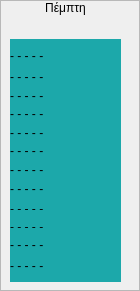
         <widget class="QFrame" name="thursday_fm">
          <property name="styleSheet">
           <string notr="true"/>
          </property>
          <property name="frameShape">
           <enum>QFrame::StyledPanel</enum>
          </property>
          <property name="frameShadow">
           <enum>QFrame::Raised</enum>
          </property>
          <widget class="QLabel" name="label_18">
           <property name="geometry">
            <rect>
             <x>0</x>
             <y>0</y>
             <width>131</width>
             <height>16</height>
            </rect>
           </property>
           <property name="layoutDirection">
            <enum>Qt::RightToLeft</enum>
           </property>
           <property name="styleSheet">
            <string notr="true">color: &quot;#D9B08C&quot;;</string>
           </property>
           <property name="text">
            <string>Πέμπτη</string>
           </property>
           <property name="alignment">
            <set>Qt::AlignCenter</set>
           </property>
          </widget>
          <widget class="QLabel" name="thursday_1830">
           <property name="geometry">
            <rect>
             <x>10</x>
             <y>134</y>
             <width>111</width>
             <height>33</height>
            </rect>
           </property>
           <property name="styleSheet">
            <string notr="true">background-color: rgb(28, 168, 170);</string>
           </property>
           <property name="text">
            <string>- - - - -</string>
           </property>
           <property name="wordWrap">
            <bool>true</bool>
           </property>
          </widget>
          <widget class="QLabel" name="thursday_1600">
           <property name="geometry">
            <rect>
             <x>10</x>
             <y>39</y>
             <width>111</width>
             <height>33</height>
            </rect>
           </property>
           <property name="styleSheet">
            <string notr="true">background-color: rgb(28, 168, 170);</string>
           </property>
           <property name="text">
            <string>- - - - -</string>
           </property>
           <property name="wordWrap">
            <bool>true</bool>
           </property>
          </widget>
          <widget class="QLabel" name="thursday_1730">
           <property name="geometry">
            <rect>
             <x>10</x>
             <y>97</y>
             <width>111</width>
             <height>33</height>
            </rect>
           </property>
           <property name="styleSheet">
            <string notr="true">background-color: rgb(28, 168, 170);</string>
           </property>
           <property name="text">
            <string>- - - - -</string>
           </property>
           <property name="wordWrap">
            <bool>true</bool>
           </property>
          </widget>
          <widget class="QLabel" name="thursday_2000">
           <property name="geometry">
            <rect>
             <x>10</x>
             <y>192</y>
             <width>111</width>
             <height>33</height>
            </rect>
           </property>
           <property name="styleSheet">
            <string notr="true">background-color: rgb(28, 168, 170);</string>
           </property>
           <property name="text">
            <string>- - - - -</string>
           </property>
           <property name="wordWrap">
            <bool>true</bool>
           </property>
          </widget>
          <widget class="QLabel" name="thursday_1900">
           <property name="geometry">
            <rect>
             <x>10</x>
             <y>153</y>
             <width>111</width>
             <height>33</height>
            </rect>
           </property>
           <property name="styleSheet">
            <string notr="true">background-color: rgb(28, 168, 170);</string>
           </property>
           <property name="text">
            <string>- - - - -</string>
           </property>
           <property name="wordWrap">
            <bool>true</bool>
           </property>
          </widget>
          <widget class="QLabel" name="thursday_1800">
           <property name="geometry">
            <rect>
             <x>10</x>
             <y>116</y>
             <width>111</width>
             <height>33</height>
            </rect>
           </property>
           <property name="styleSheet">
            <string notr="true">background-color: rgb(28, 168, 170);</string>
           </property>
           <property name="text">
            <string>- - - - -</string>
           </property>
           <property name="wordWrap">
            <bool>true</bool>
           </property>
          </widget>
          <widget class="QLabel" name="thursday_2030">
           <property name="geometry">
            <rect>
             <x>10</x>
             <y>210</y>
             <width>111</width>
             <height>33</height>
            </rect>
           </property>
           <property name="styleSheet">
            <string notr="true">background-color: rgb(28, 168, 170);</string>
           </property>
           <property name="text">
            <string>- - - - -</string>
           </property>
           <property name="wordWrap">
            <bool>true</bool>
           </property>
          </widget>
          <widget class="QLabel" name="thursday_2100">
           <property name="geometry">
            <rect>
             <x>10</x>
             <y>228</y>
             <width>111</width>
             <height>33</height>
            </rect>
           </property>
           <property name="styleSheet">
            <string notr="true">background-color: rgb(28, 168, 170);</string>
           </property>
           <property name="text">
            <string>- - - - -</string>
           </property>
           <property name="wordWrap">
            <bool>true</bool>
           </property>
          </widget>
          <widget class="QLabel" name="thursday_1700">
           <property name="geometry">
            <rect>
             <x>10</x>
             <y>79</y>
             <width>111</width>
             <height>33</height>
            </rect>
           </property>
           <property name="styleSheet">
            <string notr="true">background-color: rgb(28, 168, 170);</string>
           </property>
           <property name="text">
            <string>- - - - -</string>
           </property>
           <property name="wordWrap">
            <bool>true</bool>
           </property>
          </widget>
          <widget class="QLabel" name="thursday_1630">
           <property name="geometry">
            <rect>
             <x>10</x>
             <y>60</y>
             <width>111</width>
             <height>33</height>
            </rect>
           </property>
           <property name="styleSheet">
            <string notr="true">background-color: rgb(28, 168, 170);</string>
           </property>
           <property name="text">
            <string>- - - - -</string>
           </property>
           <property name="wordWrap">
            <bool>true</bool>
           </property>
          </widget>
          <widget class="QLabel" name="thursday_1930">
           <property name="geometry">
            <rect>
             <x>10</x>
             <y>172</y>
             <width>111</width>
             <height>33</height>
            </rect>
           </property>
           <property name="styleSheet">
            <string notr="true">background-color: rgb(28, 168, 170);</string>
           </property>
           <property name="text">
            <string>- - - - -</string>
           </property>
           <property name="wordWrap">
            <bool>true</bool>
           </property>
          </widget>
          <widget class="QLabel" name="thursday_2130">
           <property name="geometry">
            <rect>
             <x>10</x>
             <y>249</y>
             <width>111</width>
             <height>33</height>
            </rect>
           </property>
           <property name="styleSheet">
            <string notr="true">background-color: rgb(28, 168, 170);</string>
           </property>
           <property name="text">
            <string>- - - - -</string>
           </property>
           <property name="wordWrap">
            <bool>true</bool>
           </property>
          </widget>
         </widget>
